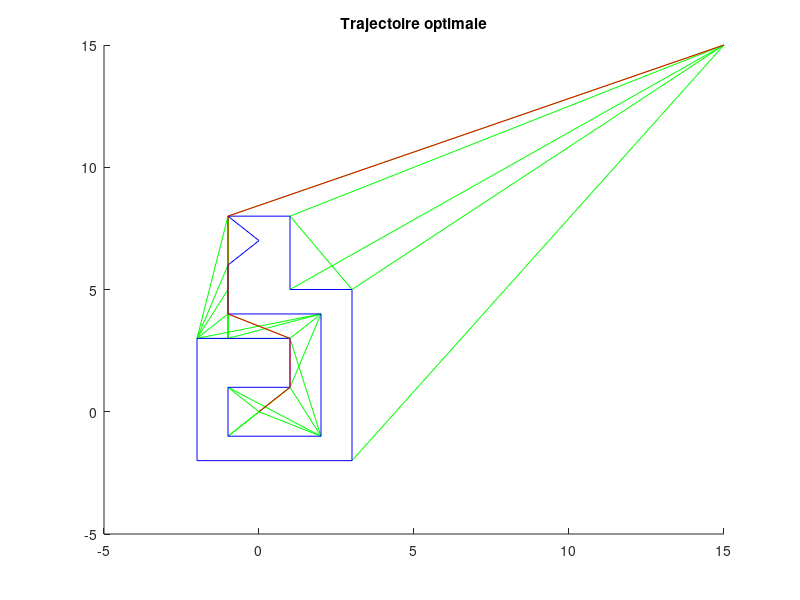

The MATLAB source for this figure:
fid = fopen('Graphe.txt');
r0 = textscan(fid,'%d',1); %lecture du nombre de segments valides autres (qui ne constituent pas les obstacles)
r = r0{1,1};
p0 = textscan(fid,'%d',1); %lecture du nombre de segments valides qui forment les obstacles
p = p0{1,1};
n0 = textscan(fid,'%d',1); %lecture du nombre d'obstacles
n = n0{1,1};


obstacle = zeros(r,4); % matrice des coordonnées des points des segments valides hors obstacles
i=1;

while(i~=r+1)
    k = textscan(fid,'%f',1);
    obstacle(i,1) = k{1,1};
    k = textscan(fid,'%f',1);
    obstacle(i,2) = k{1,1};
    k = textscan(fid,'%f',1);
    obstacle(i,3) = k{1,1};
    k = textscan(fid,'%f',1);
    obstacle(i,4) = k{1,1};
    i=i+1;
end
hold on
for i=1:(r)
    plot([obstacle(i,1) obstacle(i,3)],[obstacle(i,2) obstacle(i,4)], 'Color', 'green');
end



obstacle = zeros(p,4); % matrice des coordonnées des points des segments valides qui forment les obstacles
i=1;

while(i~=p+1)
    k = textscan(fid,'%f',1);
    obstacle(i,1) = k{1,1};
    k = textscan(fid,'%f',1);
    obstacle(i,2) = k{1,1};
    k = textscan(fid,'%f',1);
    obstacle(i,3) = k{1,1};
    k = textscan(fid,'%f',1);
    obstacle(i,4) = k{1,1};
    i=i+1;
end
hold on
for i=1:(p)
    plot([obstacle(i,1) obstacle(i,3)],[obstacle(i,2) obstacle(i,4)], 'Color', 'blue');
end



q0 = textscan(fid,'%d',1); %lecture du nombre de points constituant la trajectoire finale
q = q0{1,1};


trajectoire = zeros(q,2);
i=1;

while(i~=q+1)
    k = textscan(fid,'%f',1);
    trajectoire(i,1) = k{1,1};
    k = textscan(fid,'%f',1);
    trajectoire(i,2) = k{1,1};
    i=i+1;
end

for i=1:(q-1)
    plot([trajectoire(i,1) trajectoire(i+1,1)],[trajectoire(i,2) trajectoire(i+1,2)],'Color','red');
end
hold off

title('Trajectoire optimale')


fclose(fid);

























